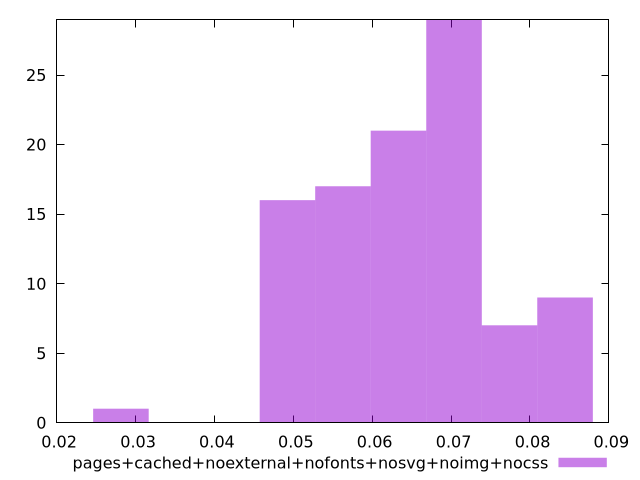

Here is the gnuplot script that generated this plot:
$_pagesCachedNoexternalNofontsNosvgNoimgNocss <<EOF
0.06333424892450236 21
0.056297110155113204 17
0.0844456652326698 9
0.07740852646328066 7
0.07037138769389151 29
0.049259971385724056 16
0.028148555077556602 1
EOF
set key outside below
set terminal pngcairo
set output "report_00006_2020-11-02T20-21-41.718Z/network-rtt/pages+cached+noexternal+nofonts+nosvg+noimg+nocss//raw_hist.png"
set yrange [0:29]
set boxwidth 0.0070371387693891506
set style fill transparent solid 0.5 noborder
plot $_pagesCachedNoexternalNofontsNosvgNoimgNocss title "pages+cached+noexternal+nofonts+nosvg+noimg+nocss" with boxes ,
